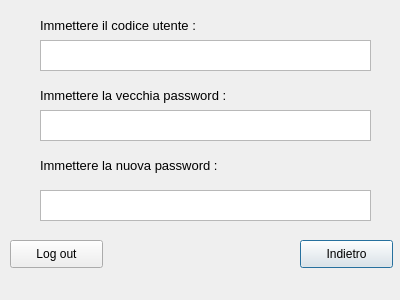
<?xml version="1.0" encoding="UTF-8"?>
<ui version="4.0">
 <class>Dialog</class>
 <widget class="QDialog" name="Dialog">
  <property name="geometry">
   <rect>
    <x>0</x>
    <y>0</y>
    <width>400</width>
    <height>300</height>
   </rect>
  </property>
  <property name="windowTitle">
   <string>Modifica Utente</string>
  </property>
  <widget class="QLabel" name="label">
   <property name="geometry">
    <rect>
     <x>40</x>
     <y>10</y>
     <width>281</width>
     <height>31</height>
    </rect>
   </property>
   <property name="font">
    <font>
     <pointsize>10</pointsize>
    </font>
   </property>
   <property name="text">
    <string>Immettere il codice utente :</string>
   </property>
  </widget>
  <widget class="QTextBrowser" name="textBrowser">
   <property name="geometry">
    <rect>
     <x>40</x>
     <y>40</y>
     <width>331</width>
     <height>31</height>
    </rect>
   </property>
  </widget>
  <widget class="QPushButton" name="pushButton">
   <property name="geometry">
    <rect>
     <x>300</x>
     <y>240</y>
     <width>93</width>
     <height>28</height>
    </rect>
   </property>
   <property name="text">
    <string>Indietro</string>
   </property>
  </widget>
  <widget class="QPushButton" name="pushButton_2">
   <property name="geometry">
    <rect>
     <x>10</x>
     <y>240</y>
     <width>93</width>
     <height>28</height>
    </rect>
   </property>
   <property name="text">
    <string>Log out</string>
   </property>
  </widget>
  <widget class="QLabel" name="label_2">
   <property name="geometry">
    <rect>
     <x>40</x>
     <y>80</y>
     <width>261</width>
     <height>31</height>
    </rect>
   </property>
   <property name="font">
    <font>
     <pointsize>10</pointsize>
    </font>
   </property>
   <property name="text">
    <string>Immettere la vecchia password :</string>
   </property>
  </widget>
  <widget class="QTextBrowser" name="textBrowser_2">
   <property name="geometry">
    <rect>
     <x>40</x>
     <y>110</y>
     <width>331</width>
     <height>31</height>
    </rect>
   </property>
  </widget>
  <widget class="QLabel" name="label_3">
   <property name="geometry">
    <rect>
     <x>40</x>
     <y>150</y>
     <width>271</width>
     <height>31</height>
    </rect>
   </property>
   <property name="font">
    <font>
     <pointsize>10</pointsize>
    </font>
   </property>
   <property name="text">
    <string>Immettere la nuova password :</string>
   </property>
  </widget>
  <widget class="QTextBrowser" name="textBrowser_3">
   <property name="geometry">
    <rect>
     <x>40</x>
     <y>190</y>
     <width>331</width>
     <height>31</height>
    </rect>
   </property>
  </widget>
 </widget>
 <resources/>
 <connections/>
</ui>
